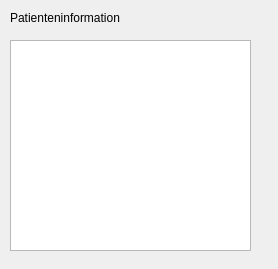
<?xml version="1.0" encoding="UTF-8"?>
<ui version="4.0">
 <class>ShowPatientWidget</class>
 <widget class="QWidget" name="ShowPatientWidget">
  <property name="geometry">
   <rect>
    <x>0</x>
    <y>0</y>
    <width>278</width>
    <height>269</height>
   </rect>
  </property>
  <property name="windowTitle">
   <string>Form</string>
  </property>
  <widget class="QListView" name="listView">
   <property name="geometry">
    <rect>
     <x>10</x>
     <y>40</y>
     <width>241</width>
     <height>211</height>
    </rect>
   </property>
  </widget>
  <widget class="QLabel" name="label">
   <property name="geometry">
    <rect>
     <x>10</x>
     <y>10</y>
     <width>131</width>
     <height>16</height>
    </rect>
   </property>
   <property name="text">
    <string>Patienteninformation</string>
   </property>
  </widget>
 </widget>
 <resources/>
 <connections/>
</ui>
